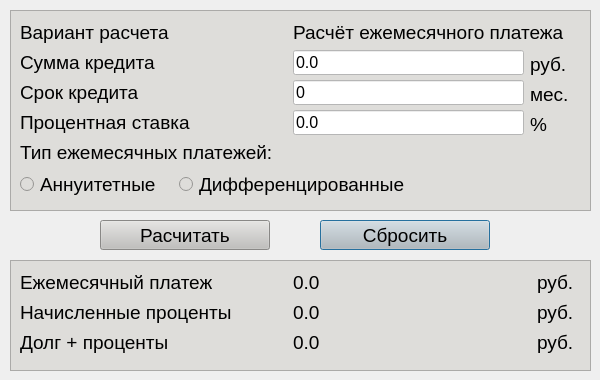
<?xml version="1.0" encoding="UTF-8"?>
<ui version="4.0">
 <class>CreditCalc</class>
 <widget class="QDialog" name="CreditCalc">
  <property name="geometry">
   <rect>
    <x>0</x>
    <y>0</y>
    <width>600</width>
    <height>380</height>
   </rect>
  </property>
  <property name="minimumSize">
   <size>
    <width>600</width>
    <height>380</height>
   </size>
  </property>
  <property name="maximumSize">
   <size>
    <width>1600</width>
    <height>380</height>
   </size>
  </property>
  <property name="windowTitle">
   <string>Кредитный калькулятор</string>
  </property>
  <widget class="QPushButton" name="button_clear">
   <property name="geometry">
    <rect>
     <x>320</x>
     <y>220</y>
     <width>170</width>
     <height>30</height>
    </rect>
   </property>
   <property name="font">
    <font>
     <pointsize>14</pointsize>
    </font>
   </property>
   <property name="styleSheet">
    <string notr="true">background-color: rgb(192, 191, 188);
color: rgb(0, 0, 0);</string>
   </property>
   <property name="text">
    <string>Сбросить</string>
   </property>
  </widget>
  <widget class="QPushButton" name="button_calculate">
   <property name="geometry">
    <rect>
     <x>100</x>
     <y>220</y>
     <width>170</width>
     <height>30</height>
    </rect>
   </property>
   <property name="font">
    <font>
     <pointsize>14</pointsize>
    </font>
   </property>
   <property name="styleSheet">
    <string notr="true">background-color: rgb(192, 191, 188);
color: rgb(0, 0, 0);</string>
   </property>
   <property name="text">
    <string>Расчитать</string>
   </property>
  </widget>
  <widget class="QFrame" name="frame">
   <property name="geometry">
    <rect>
     <x>10</x>
     <y>10</y>
     <width>581</width>
     <height>201</height>
    </rect>
   </property>
   <property name="styleSheet">
    <string notr="true">background-color: rgb(222, 221, 218);</string>
   </property>
   <property name="frameShape">
    <enum>QFrame::StyledPanel</enum>
   </property>
   <property name="frameShadow">
    <enum>QFrame::Raised</enum>
   </property>
   <widget class="QLabel" name="label_6">
    <property name="geometry">
     <rect>
      <x>10</x>
      <y>130</y>
      <width>257</width>
      <height>25</height>
     </rect>
    </property>
    <property name="font">
     <font>
      <pointsize>14</pointsize>
     </font>
    </property>
    <property name="styleSheet">
     <string notr="true">color: rgb(0, 0, 0);</string>
    </property>
    <property name="text">
     <string>Тип ежемесячных платежей:</string>
    </property>
   </widget>
   <widget class="QLabel" name="label">
    <property name="geometry">
     <rect>
      <x>10</x>
      <y>10</y>
      <width>149</width>
      <height>25</height>
     </rect>
    </property>
    <property name="font">
     <font>
      <pointsize>14</pointsize>
     </font>
    </property>
    <property name="styleSheet">
     <string notr="true">color: rgb(0, 0, 0);</string>
    </property>
    <property name="text">
     <string>Вариант расчета</string>
    </property>
   </widget>
   <widget class="QLineEdit" name="percent_rate">
    <property name="geometry">
     <rect>
      <x>283</x>
      <y>100</y>
      <width>231</width>
      <height>25</height>
     </rect>
    </property>
    <property name="font">
     <font>
      <pointsize>12</pointsize>
     </font>
    </property>
    <property name="styleSheet">
     <string notr="true">color: rgb(0, 0, 0);
background-color: rgb(255, 255, 255);
qproperty-alignment: 'AlignVCenter | AlignRight';</string>
    </property>
    <property name="text">
     <string>0.0</string>
    </property>
   </widget>
   <widget class="QLabel" name="label_4">
    <property name="geometry">
     <rect>
      <x>283</x>
      <y>10</y>
      <width>275</width>
      <height>25</height>
     </rect>
    </property>
    <property name="font">
     <font>
      <pointsize>14</pointsize>
     </font>
    </property>
    <property name="styleSheet">
     <string notr="true">color: rgb(0, 0, 0);</string>
    </property>
    <property name="text">
     <string>Расчёт ежемесячного платежа</string>
    </property>
   </widget>
   <widget class="QLabel" name="label_5">
    <property name="geometry">
     <rect>
      <x>10</x>
      <y>100</y>
      <width>172</width>
      <height>25</height>
     </rect>
    </property>
    <property name="font">
     <font>
      <pointsize>14</pointsize>
     </font>
    </property>
    <property name="styleSheet">
     <string notr="true">color: rgb(0, 0, 0);</string>
    </property>
    <property name="text">
     <string>Процентная ставка</string>
    </property>
   </widget>
   <widget class="QLabel" name="label_7">
    <property name="geometry">
     <rect>
      <x>520</x>
      <y>42</y>
      <width>36</width>
      <height>25</height>
     </rect>
    </property>
    <property name="font">
     <font>
      <pointsize>14</pointsize>
     </font>
    </property>
    <property name="styleSheet">
     <string notr="true">color: rgb(0, 0, 0);</string>
    </property>
    <property name="text">
     <string>руб.</string>
    </property>
   </widget>
   <widget class="QLabel" name="label_9">
    <property name="geometry">
     <rect>
      <x>520</x>
      <y>102</y>
      <width>17</width>
      <height>25</height>
     </rect>
    </property>
    <property name="font">
     <font>
      <pointsize>14</pointsize>
     </font>
    </property>
    <property name="styleSheet">
     <string notr="true">color: rgb(0, 0, 0);</string>
    </property>
    <property name="text">
     <string>%</string>
    </property>
   </widget>
   <widget class="QRadioButton" name="radio_button">
    <property name="geometry">
     <rect>
      <x>10</x>
      <y>160</y>
      <width>145</width>
      <height>28</height>
     </rect>
    </property>
    <property name="font">
     <font>
      <pointsize>14</pointsize>
     </font>
    </property>
    <property name="styleSheet">
     <string notr="true">color: rgb(0, 0, 0);
background-color: rgb(222, 221, 218);</string>
    </property>
    <property name="text">
     <string>Аннуитетные</string>
    </property>
   </widget>
   <widget class="QLabel" name="label_3">
    <property name="geometry">
     <rect>
      <x>10</x>
      <y>70</y>
      <width>123</width>
      <height>25</height>
     </rect>
    </property>
    <property name="font">
     <font>
      <pointsize>14</pointsize>
     </font>
    </property>
    <property name="styleSheet">
     <string notr="true">color: rgb(0, 0, 0);</string>
    </property>
    <property name="text">
     <string>Срок кредита</string>
    </property>
   </widget>
   <widget class="QRadioButton" name="radio_button_2">
    <property name="geometry">
     <rect>
      <x>169</x>
      <y>160</y>
      <width>232</width>
      <height>28</height>
     </rect>
    </property>
    <property name="font">
     <font>
      <pointsize>14</pointsize>
     </font>
    </property>
    <property name="styleSheet">
     <string notr="true">color: rgb(0, 0, 0);
background-color: rgb(222, 221, 218);</string>
    </property>
    <property name="text">
     <string>Дифференцированные</string>
    </property>
   </widget>
   <widget class="QLineEdit" name="credit_term">
    <property name="geometry">
     <rect>
      <x>283</x>
      <y>70</y>
      <width>231</width>
      <height>25</height>
     </rect>
    </property>
    <property name="font">
     <font>
      <pointsize>12</pointsize>
     </font>
    </property>
    <property name="styleSheet">
     <string notr="true">color: rgb(0, 0, 0);
background-color: rgb(255, 255, 255);
qproperty-alignment: 'AlignVCenter | AlignRight';</string>
    </property>
    <property name="text">
     <string>0</string>
    </property>
   </widget>
   <widget class="QLineEdit" name="sum_credit">
    <property name="geometry">
     <rect>
      <x>283</x>
      <y>40</y>
      <width>231</width>
      <height>25</height>
     </rect>
    </property>
    <property name="font">
     <font>
      <pointsize>12</pointsize>
     </font>
    </property>
    <property name="styleSheet">
     <string notr="true">color: rgb(0, 0, 0);
background-color: rgb(255, 255, 255);
qproperty-alignment: 'AlignVCenter | AlignRight';</string>
    </property>
    <property name="text">
     <string>0.0</string>
    </property>
   </widget>
   <widget class="QLabel" name="label_8">
    <property name="geometry">
     <rect>
      <x>520</x>
      <y>72</y>
      <width>39</width>
      <height>25</height>
     </rect>
    </property>
    <property name="font">
     <font>
      <pointsize>14</pointsize>
     </font>
    </property>
    <property name="styleSheet">
     <string notr="true">color: rgb(0, 0, 0);</string>
    </property>
    <property name="text">
     <string>мес.</string>
    </property>
   </widget>
   <widget class="QLabel" name="label_2">
    <property name="geometry">
     <rect>
      <x>10</x>
      <y>40</y>
      <width>137</width>
      <height>25</height>
     </rect>
    </property>
    <property name="font">
     <font>
      <pointsize>14</pointsize>
     </font>
    </property>
    <property name="styleSheet">
     <string notr="true">color: rgb(0, 0, 0);</string>
    </property>
    <property name="text">
     <string>Сумма кредита</string>
    </property>
   </widget>
  </widget>
  <widget class="QFrame" name="frame_2">
   <property name="geometry">
    <rect>
     <x>10</x>
     <y>260</y>
     <width>581</width>
     <height>111</height>
    </rect>
   </property>
   <property name="styleSheet">
    <string notr="true">background-color: rgb(222, 221, 218);</string>
   </property>
   <property name="frameShape">
    <enum>QFrame::StyledPanel</enum>
   </property>
   <property name="frameShadow">
    <enum>QFrame::Raised</enum>
   </property>
   <widget class="QLabel" name="label_13">
    <property name="geometry">
     <rect>
      <x>10</x>
      <y>70</y>
      <width>172</width>
      <height>25</height>
     </rect>
    </property>
    <property name="font">
     <font>
      <pointsize>14</pointsize>
     </font>
    </property>
    <property name="styleSheet">
     <string notr="true">color: rgb(0, 0, 0);</string>
    </property>
    <property name="text">
     <string>Долг + проценты</string>
    </property>
   </widget>
   <widget class="QLabel" name="label_14">
    <property name="geometry">
     <rect>
      <x>527</x>
      <y>10</y>
      <width>36</width>
      <height>25</height>
     </rect>
    </property>
    <property name="font">
     <font>
      <pointsize>14</pointsize>
     </font>
    </property>
    <property name="styleSheet">
     <string notr="true">color: rgb(0, 0, 0);</string>
    </property>
    <property name="text">
     <string>руб.</string>
    </property>
   </widget>
   <widget class="QLabel" name="label_15">
    <property name="geometry">
     <rect>
      <x>527</x>
      <y>70</y>
      <width>41</width>
      <height>25</height>
     </rect>
    </property>
    <property name="font">
     <font>
      <pointsize>14</pointsize>
     </font>
    </property>
    <property name="styleSheet">
     <string notr="true">color: rgb(0, 0, 0);</string>
    </property>
    <property name="text">
     <string>руб.</string>
    </property>
   </widget>
   <widget class="QLabel" name="label_16">
    <property name="geometry">
     <rect>
      <x>10</x>
      <y>40</y>
      <width>231</width>
      <height>25</height>
     </rect>
    </property>
    <property name="font">
     <font>
      <pointsize>14</pointsize>
     </font>
    </property>
    <property name="styleSheet">
     <string notr="true">color: rgb(0, 0, 0);</string>
    </property>
    <property name="text">
     <string>Начисленные проценты</string>
    </property>
   </widget>
   <widget class="QLabel" name="label_17">
    <property name="geometry">
     <rect>
      <x>527</x>
      <y>40</y>
      <width>39</width>
      <height>25</height>
     </rect>
    </property>
    <property name="font">
     <font>
      <pointsize>14</pointsize>
     </font>
    </property>
    <property name="styleSheet">
     <string notr="true">color: rgb(0, 0, 0);</string>
    </property>
    <property name="text">
     <string>руб.</string>
    </property>
   </widget>
   <widget class="QLabel" name="label_18">
    <property name="geometry">
     <rect>
      <x>10</x>
      <y>10</y>
      <width>201</width>
      <height>25</height>
     </rect>
    </property>
    <property name="font">
     <font>
      <pointsize>14</pointsize>
     </font>
    </property>
    <property name="styleSheet">
     <string notr="true">color: rgb(0, 0, 0);</string>
    </property>
    <property name="text">
     <string>Ежемесячный платеж</string>
    </property>
   </widget>
   <widget class="QLabel" name="payment">
    <property name="geometry">
     <rect>
      <x>283</x>
      <y>10</y>
      <width>231</width>
      <height>25</height>
     </rect>
    </property>
    <property name="font">
     <font>
      <pointsize>14</pointsize>
     </font>
    </property>
    <property name="styleSheet">
     <string notr="true">color: rgb(0, 0, 0);
qproperty-alignment: 'AlignVCenter | AlignRight';</string>
    </property>
    <property name="text">
     <string>0.0</string>
    </property>
   </widget>
   <widget class="QLabel" name="percent_accrued">
    <property name="geometry">
     <rect>
      <x>283</x>
      <y>40</y>
      <width>231</width>
      <height>25</height>
     </rect>
    </property>
    <property name="font">
     <font>
      <pointsize>14</pointsize>
     </font>
    </property>
    <property name="styleSheet">
     <string notr="true">color: rgb(0, 0, 0);
qproperty-alignment: 'AlignVCenter | AlignRight';</string>
    </property>
    <property name="text">
     <string>0.0</string>
    </property>
   </widget>
   <widget class="QLabel" name="total_sum">
    <property name="geometry">
     <rect>
      <x>283</x>
      <y>70</y>
      <width>231</width>
      <height>25</height>
     </rect>
    </property>
    <property name="font">
     <font>
      <pointsize>14</pointsize>
     </font>
    </property>
    <property name="styleSheet">
     <string notr="true">color: rgb(0, 0, 0);
qproperty-alignment: 'AlignVCenter | AlignRight';</string>
    </property>
    <property name="text">
     <string>0.0</string>
    </property>
   </widget>
  </widget>
  <widget class="QTableWidget" name="tableWidget">
   <property name="geometry">
    <rect>
     <x>610</x>
     <y>10</y>
     <width>981</width>
     <height>361</height>
    </rect>
   </property>
  </widget>
  <zorder>frame</zorder>
  <zorder>buttonClear</zorder>
  <zorder>buttonCalculate</zorder>
  <zorder>frame_2</zorder>
  <zorder>tableWidget</zorder>
 </widget>
 <resources/>
 <connections/>
</ui>
